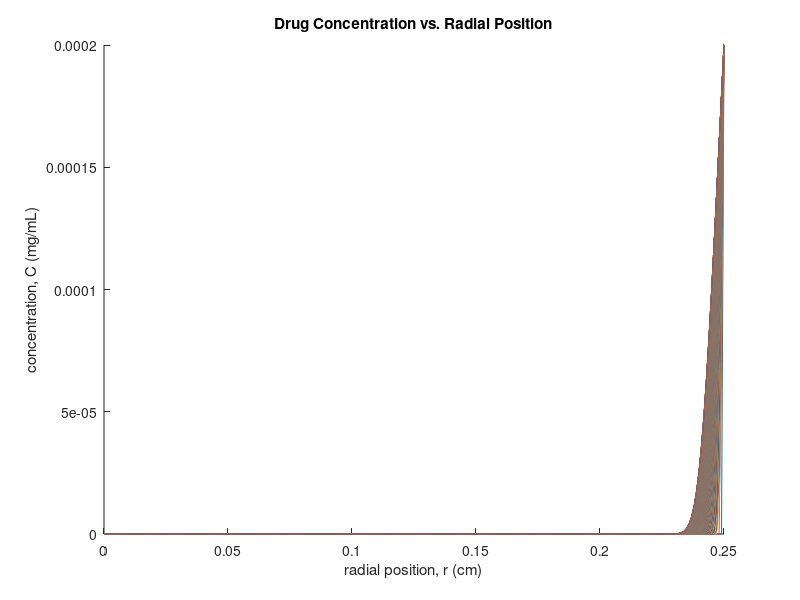

MATLAB code to generate this figure: (Note: this script raises an error after producing the figure.)
%BME 307, HW8, P3, Part F
%Mackenzie Marques
%03/27/2018
clear all
close all
%% Euler numerical methods  - plot drug concentration
D = 3.94e-6; % diffusion coefficient calculated from Part a; units: cm^2/s
r0 = 0; %initial radial position, r=0, units: cm
rEnd = 0.25; %final radial position, r=L, units: cm
z0 = 0; %initial axial position, units: cm
zEnd = 4; %final axial position, units: cm
dz = 0.01; %time step size, units: s
dr = 1e-3; %(2.*D.*dz).^(0.5); %position step size, units: cm
z = z0:dz:zEnd; %time vector
r = r0:dr:rEnd; %position vector
M = floor((zEnd-z0)./dz); %axial position nodes
N = floor((rEnd-r0)./dr ); %radial position nodes
C = zeros(N+1,M+1); %pre-allocated concentration  matrix
C(end,:) = 2e-4; %1st boundary condition: 
%%
%V = 14.26.*(1-((r(i).^2)./(rEnd.^2)));
for j = 1:M %iterate through axial position nodes (columns)
    %C(1,j+1) = C(1,j) +(2.*D.*dz./(dr.^2)).*(C(2,j)-C(1,j));
    for i = 2:N %iterate through radial position nodes (rows)
        %numerical approximation of concentration from Fick's 2nd Law
        %C(1,j+1) = C(1,j) +((2.*D.*dz)./(dr.^2)).*(C(2,j)-C(1,j));
        V = 14.26.*(1-((r(i).^2)./(rEnd.^2)));
        C(i,j+1) = C(i,j) + ((D.*dz)./(V.*dr)).*(((C(i+1,j) - C(i-1,j))./(2.*r(i))) + ((C(i+1,j) - 2.*C(i,j) +C(i-1,j)))./dr);
    end 
    C(1,j+1) = C(3,j+1);
end 
%alternative approach to organizing position
%position = zeros(N+1,M+1); 
%for i = 1:N+1
    %for j = 1:M+1
        %position(i,j) = (i-1)*dx;
    %end 
%end
%figure(1)
%plot of concentration vs. position
%each line represents a time
figure(1)
hold on 
plot(r, C)
hold off
xlabel('radial position, r (cm)');
ylabel('concentration, C (mg/mL)');
title('Drug Concentration vs. Radial Position');
figure(2)
plot(z, C)
xlabel('axial position, z (cm)');
ylabel('concentration, C (mg/mL)');
title('Drug Concentration vs. Axial Position');
%% Plot of drug flux in tissue over time
C0 = 2e-4; 
Pe = (7.13*0.5)/D;
Ny = ((0.6783.*D.*C0)./rEnd).*((Pe.*(rEnd./z)).^(1/3)); %drug flux into tissue over time
figure(3)
plot(z , Ny); %plot of flux vs. time
title('Drug Flux vs. Time');
xlabel('Time, s');
ylabel('Flux, N (mg/cm^{2}s)');
Navg = cumtrapz(z,Ny);
t = (Navg*(2*pi*0.25))/(30e-3*3); 